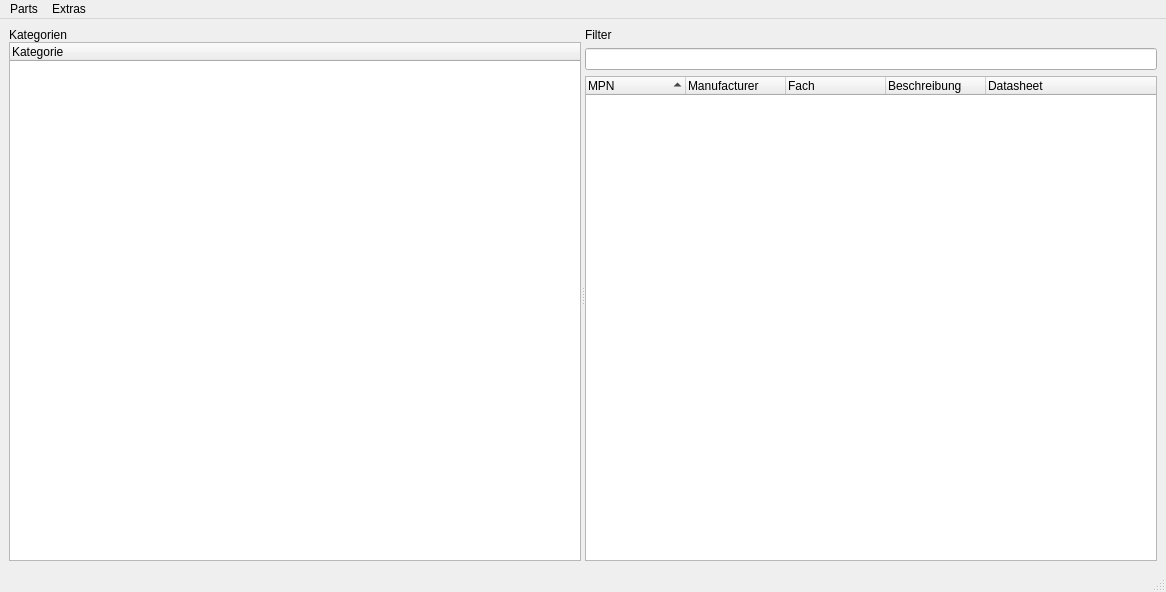
<?xml version="1.0" encoding="UTF-8"?>
<ui version="4.0">
 <class>MainWindow</class>
 <widget class="QMainWindow" name="MainWindow">
  <property name="geometry">
   <rect>
    <x>0</x>
    <y>0</y>
    <width>1166</width>
    <height>592</height>
   </rect>
  </property>
  <property name="windowTitle">
   <string>MainWindow</string>
  </property>
  <widget class="QWidget" name="centralwidget">
   <layout class="QGridLayout" name="gridLayout">
    <item row="0" column="0">
     <widget class="QSplitter" name="splitter">
      <property name="sizePolicy">
       <sizepolicy hsizetype="Expanding" vsizetype="Preferred">
        <horstretch>0</horstretch>
        <verstretch>0</verstretch>
       </sizepolicy>
      </property>
      <property name="orientation">
       <enum>Qt::Horizontal</enum>
      </property>
      <widget class="QWidget" name="verticalLayoutWidget">
       <layout class="QVBoxLayout" name="verticalLayout">
        <property name="spacing">
         <number>0</number>
        </property>
        <item>
         <widget class="QLabel" name="label">
          <property name="sizePolicy">
           <sizepolicy hsizetype="Maximum" vsizetype="Preferred">
            <horstretch>0</horstretch>
            <verstretch>0</verstretch>
           </sizepolicy>
          </property>
          <property name="text">
           <string>Kategorien</string>
          </property>
         </widget>
        </item>
        <item>
         <widget class="QTreeWidget" name="treeWidget">
          <property name="sizePolicy">
           <sizepolicy hsizetype="Minimum" vsizetype="Expanding">
            <horstretch>0</horstretch>
            <verstretch>0</verstretch>
           </sizepolicy>
          </property>
          <column>
           <property name="text">
            <string notr="true">Kategorie</string>
           </property>
          </column>
         </widget>
        </item>
       </layout>
      </widget>
      <widget class="QWidget" name="verticalLayoutWidget_2">
       <layout class="QVBoxLayout" name="verticalLayout_2">
        <item>
         <widget class="QLabel" name="label_2">
          <property name="text">
           <string>Filter</string>
          </property>
         </widget>
        </item>
        <item>
         <widget class="QLineEdit" name="filterLineEdit"/>
        </item>
        <item>
         <widget class="QTreeWidget" name="treeTable">
          <property name="alternatingRowColors">
           <bool>true</bool>
          </property>
          <property name="sortingEnabled">
           <bool>true</bool>
          </property>
          <attribute name="headerCascadingSectionResizes">
           <bool>false</bool>
          </attribute>
          <attribute name="headerShowSortIndicator" stdset="0">
           <bool>true</bool>
          </attribute>
          <column>
           <property name="text">
            <string>MPN</string>
           </property>
          </column>
          <column>
           <property name="text">
            <string>Manufacturer</string>
           </property>
          </column>
          <column>
           <property name="text">
            <string>Fach</string>
           </property>
          </column>
          <column>
           <property name="text">
            <string>Beschreibung</string>
           </property>
          </column>
          <column>
           <property name="text">
            <string>Datasheet</string>
           </property>
          </column>
         </widget>
        </item>
       </layout>
      </widget>
     </widget>
    </item>
   </layout>
  </widget>
  <widget class="QMenuBar" name="menubar">
   <property name="geometry">
    <rect>
     <x>0</x>
     <y>0</y>
     <width>1166</width>
     <height>26</height>
    </rect>
   </property>
   <widget class="QMenu" name="menuDatenbank">
    <property name="title">
     <string>Parts</string>
    </property>
    <addaction name="action_ffnen"/>
    <addaction name="actionNew_part"/>
   </widget>
   <widget class="QMenu" name="menuExtras">
    <property name="title">
     <string>Extras</string>
    </property>
    <addaction name="actionEinstellungen"/>
    <addaction name="actioninfo"/>
   </widget>
   <addaction name="menuDatenbank"/>
   <addaction name="menuExtras"/>
  </widget>
  <widget class="QStatusBar" name="statusbar"/>
  <action name="actionneu">
   <property name="text">
    <string>neu</string>
   </property>
  </action>
  <action name="action_ffnen">
   <property name="text">
    <string>Open database</string>
   </property>
   <property name="shortcut">
    <string>Ctrl+O</string>
   </property>
  </action>
  <action name="actionEinstellungen">
   <property name="text">
    <string>Settings</string>
   </property>
  </action>
  <action name="actioninfo">
   <property name="text">
    <string>info</string>
   </property>
  </action>
  <action name="actionNew_part">
   <property name="text">
    <string>New part</string>
   </property>
  </action>
 </widget>
 <resources/>
 <connections/>
</ui>
